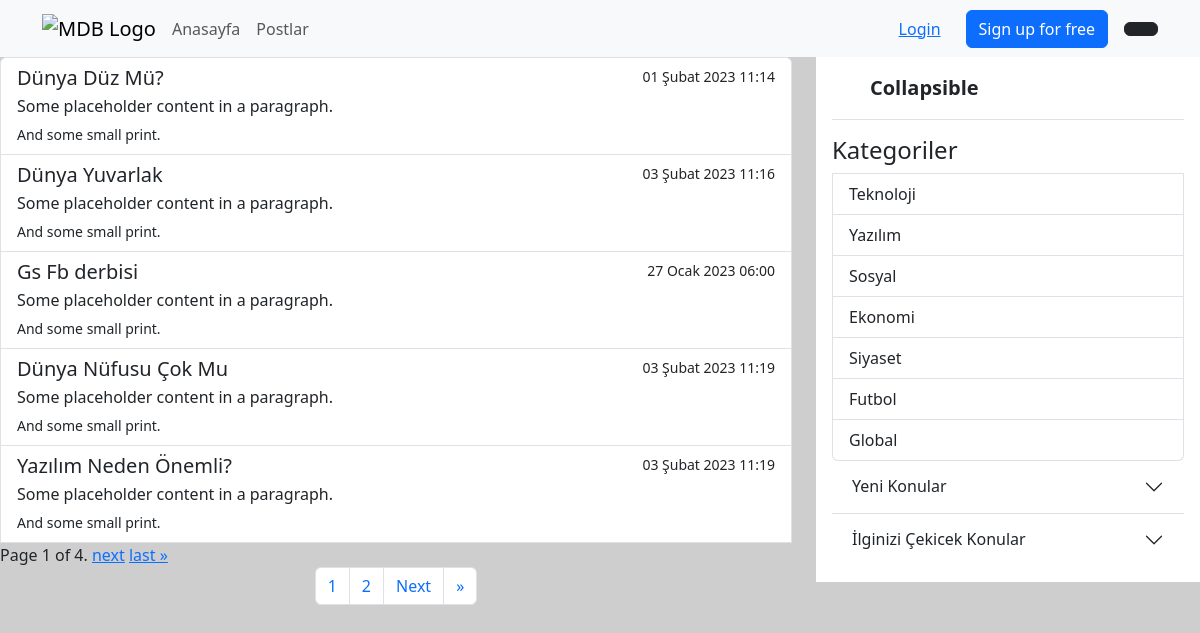
The app's page /post/all/ with its own data.
### appMy/models.py (models this page shows, shortened)
class Sozluk(models.Model):
    category = models.ForeignKey(Category, verbose_name=("Kategori"), on_delete=models.CASCADE,null=True)
    title = models.CharField(("Başlık"), max_length=50)
    text = models.TextField(("İçerik Yazısı"),max_length=2000)
    date_now = models.DateTimeField(("Tarih"), auto_now_add=True)
    image = models.FileField(("Fotoğraf"), upload_to='', max_length=100)

class Category(models.Model):
    title = models.CharField(("Kategori"), max_length=50)

### appMy/views.py (the view)
# urls.py: path('post/<categoryid>/', allPost),
def allPost(request,categoryid="all"):
    if categoryid == "all":
        sozluks = Sozluk.objects.all()
    else:
        sozluks = Sozluk.objects.filter(category=categoryid)
    paginator = Paginator(sozluks, 5) # Show 25 contacts per page.
    page_number = request.GET.get('page')
    sozluks = paginator.get_page(page_number)
    sozluks_new = Sozluk.objects.all().order_by("-date_now")[:3]
    sozluks_random = Sozluk.objects.all().order_by("?")[:3]
    categorys = Category.objects.all()
    context={
        "sozluks": sozluks,
        "sozluks_new": sozluks_new,
        "sozluks_random": sozluks_random,
        "categorys": categorys,
    }
    return render(request,'allPost.html',context)

### appMy/templates/allPost.html (shortened to what this page needs)
{% extends 'base.html' %}
{% load static %}
{% block body %}
    <main>
        <div class="container-fluid px-0">
            <div class="row">
                <div class="col-8">
                    <div class="list-group">
                        {% for i in sozluks %}
                        <a href="/detay/{{ i.id }}/" class="list-group-item list-group-item-action">
                            <div class="d-flex w-100 justify-content-between">
                                <h5 class="mb-1">{{ i.title }}</h5>
                                <small>{{ i.date_now }}</small>
                            </div>
                            <p class="mb-1">Some placeholder content in a paragraph.</p>
                            <small>And some small print.</small>
                        </a>
                        {% endfor %}
                        <div class="pagination">
                            <span class="step-links">
                                <span class="current">
                                    Page {{ sozluks.number }} of {{ sozluks.paginator.num_pages }}.
                                </span>
                                {% if sozluks.has_next %}
                                    <a href="?page={{ sozluks.next_page_number }}">next</a>
                                    <a href="?page={{ sozluks.paginator.num_pages }}">last &raquo;</a>
                                {% endif %}
                            </span>
                        </div>
                        <nav aria-label="Page navigation example">
                            <ul class="pagination justify-content-center">
                              <li class="page-item"><a class="page-link" href="?page={{ sozluks.number }}">{{ sozluks.number }}</a></li>
                              {% if sozluks.has_next %}
                              <li class="page-item"><a class="page-link" href="?page={{ sozluks.number|add:'+1' }}">{{ sozluks.number|add:"+1" }}</a></li>
                              <li class="page-item"> <a class="page-link" href="?page={{ sozluks.next_page_number }}">Next</a></li>
                              <li class="page-item">
                                <a class="page-link" href="?page={{ sozluks.paginator.num_pages }}" aria-label="Next">
                                  <span aria-hidden="true">&raquo;</span>
                                </a>
                              </li>
                              {% endif %}
                            </ul>
                          </nav>
                    </div>
                </div>
                {% include 'part/_sidenav.html' %}
            </div>
        </div>
    </main>
{% endblock body %}

### appMy/templates/part/_sidenav.html (shortened to what this page needs)
{% load static %}
<div class="col-4">
    <div class="flex-shrink-0 p-3 bg-white">
        <a href="/" class="d-flex align-items-center pb-3 mb-3 link-dark text-decoration-none border-bottom">
            <svg class="bi pe-none me-2" width="30" height="24">
                <use xlink:href="#bootstrap"></use>
            </svg>
            <span class="fs-5 fw-semibold">Collapsible</span>
        </a>
        <div class="list-group">
            <h4>Kategoriler</h4>
            {% for i in categorys %}
            <a href="/post/{{ i.id }}/" class="list-group-item list-group-item-action">{{ i.title }}</a>
            {% endfor %}
        </div>
        <div class="accordion accordion-flush" id="accordionFlushExample">
            <div class="accordion-item">
                <h2 class="accordion-header" id="flush-headingOne">
                    <button class="accordion-button collapsed" type="button" data-bs-toggle="collapse"
                        data-bs-target="#flush-collapseOne" aria-expanded="false" aria-controls="flush-collapseOne">
                        Yeni Konular
                    </button>
                </h2>
            </div>
            <div class="accordion-item">
                <h2 class="accordion-header" id="flush-heading2">
                    <button class="accordion-button collapsed" type="button" data-bs-toggle="collapse"
                        data-bs-target="#flush-collapse2" aria-expanded="false" aria-controls="flush-collapse2">
                        İlginizi Çekicek Konular
                    </button>
                </h2>
            </div>
        </div>
    </div>
</div>

### appMy/templates/base.html (style rules this page uses)
body { background: #cecece }

### records on screen
Sozluk: title "Dünya Düz Mü?", date_now "01 Şubat 2023 11:14"
Sozluk: title "Dünya Yuvarlak", date_now "03 Şubat 2023 11:16"
Sozluk: title "Gs Fb derbisi", date_now "27 Ocak 2023 06:00"
Sozluk: title "Dünya Nüfusu Çok Mu", date_now "03 Şubat 2023 11:19"
Sozluk: title "Yazılım Neden Önemli?", date_now "03 Şubat 2023 11:19"
Category: title "Teknoloji"
Category: title "Yazılım"
Category: title "Sosyal"
Category: title "Ekonomi"
Category: title "Siyaset"
Category: title "Futbol"
Category: title "Global"

### other values on screen
{{ sozluks.number }} "1"
{{ sozluks.paginator.num_pages }} "4"
{{ sozluks.number|add:"+1" }} "2"
